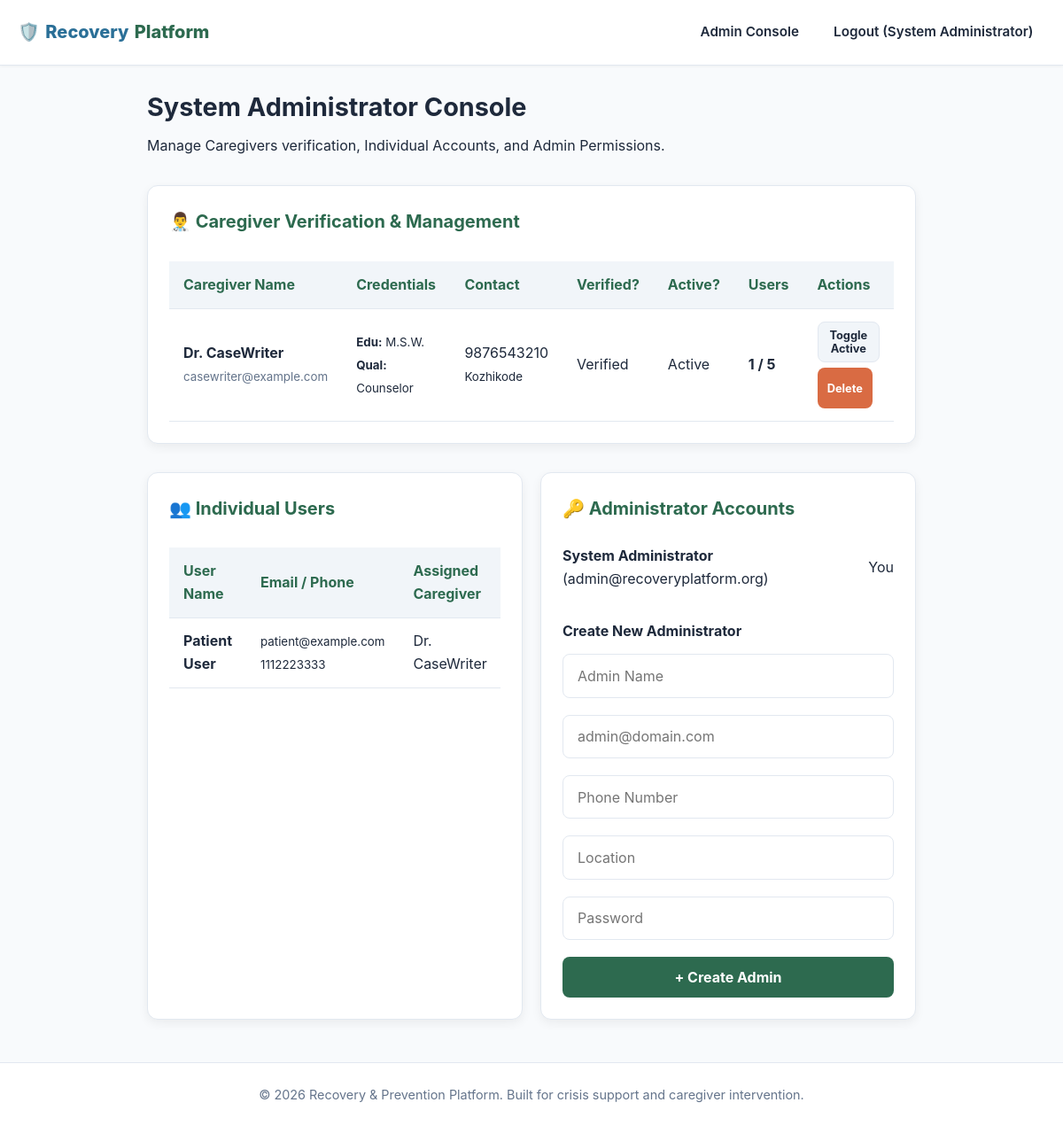
The app's page /dashboard/admin (signed in) with its own data.
### tables this page shows
CREATE TABLE users (
    id TEXT PRIMARY KEY,
    role TEXT CHECK(role IN ('individual', 'caregiver', 'admin')) NOT NULL,
    name TEXT NOT NULL,
    email TEXT UNIQUE NOT NULL,
    phone TEXT NOT NULL,
    location TEXT NOT NULL,
    password_hash TEXT NOT NULL,
    created_at DATETIME DEFAULT CURRENT_TIMESTAMP
);

CREATE TABLE caregiver_profiles (
    user_id TEXT PRIMARY KEY,
    education TEXT NOT NULL,
    qualification TEXT NOT NULL,
    experience TEXT NOT NULL,
    is_verified INTEGER DEFAULT 0,
    is_active INTEGER DEFAULT 0,
    last_login DATETIME DEFAULT CURRENT_TIMESTAMP,
    FOREIGN KEY(user_id) REFERENCES users(id) ON DELETE CASCADE
);

### app.py (the view)
@app.route('/dashboard/admin')
@role_required('admin')
def dashboard_admin():
    update_caregiver_inactivity_status()
    conn = get_db()
    cursor = conn.cursor()
    cursor.execute("""
        SELECT u.id, u.name, u.email, u.phone, u.location, u.created_at,
               cp.education, cp.qualification, cp.experience, cp.is_verified, cp.is_active, cp.last_login,
               (SELECT COUNT(*) FROM assignments a WHERE a.caregiver_id = u.id) as assigned_count
        FROM users u
        JOIN caregiver_profiles cp ON u.id = cp.user_id
        WHERE u.role = 'caregiver'
        ORDER BY cp.is_verified ASC, u.created_at DESC
    """)
    caregivers = cursor.fetchall()
    caregiver_ratings = {}
    for cg in caregivers:
        caregiver_ratings[cg['id']] = get_caregiver_rating_info(cg['id'])
    cursor.execute("""
        SELECT u.id, u.name, u.email, u.phone, u.location, u.created_at,
               cg.name as caregiver_name
        FROM users u
        LEFT JOIN assignments a ON u.id = a.individual_id
        LEFT JOIN users cg ON a.caregiver_id = cg.id
        WHERE u.role = 'individual'
        ORDER BY u.created_at DESC
    """)
    individuals = cursor.fetchall()
    cursor.execute("SELECT * FROM users WHERE role = 'admin' ORDER BY created_at ASC")
    admins = cursor.fetchall()
    conn.close()
    return render_template(
        'dashboard_admin.html',
        caregivers=caregivers,
        caregiver_ratings=caregiver_ratings,
        individuals=individuals,
        admins=admins
    )

### auth.py (called while the page is built)
def role_required(*roles):
    def decorator(f):
        @wraps(f)
        def decorated_function(*args, **kwargs):
            if 'user_id' not in session:
                flash("Please log in to access this page.", "warning")
                return redirect(url_for('auth.login'))
            if session.get('user_role') not in roles:
                flash("Unauthorized access.", "danger")
                return redirect(url_for('auth.login'))
            return f(*args, **kwargs)
        return decorated_function
    return decorator

### database.py (called while the page is built)
def get_db():
    conn = sqlite3.connect(DB_PATH, timeout=10.0)
    conn.row_factory = sqlite3.Row
    conn.execute("PRAGMA foreign_keys = ON;")
    conn.execute("PRAGMA journal_mode = WAL;")
    conn.execute("PRAGMA synchronous = NORMAL;")
    return conn

def update_caregiver_inactivity_status():
    conn = get_db()
    cursor = conn.cursor()
    thirty_days_ago = (datetime.utcnow() - timedelta(days=30)).strftime("%Y-%m-%d %H:%M:%S")
    cursor.execute(
        "UPDATE caregiver_profiles SET is_active = 0 WHERE last_login < ?",
        (thirty_days_ago,)
    )
    conn.commit()
    conn.close()

def get_caregiver_rating_info(caregiver_id):
    conn = get_db()
    cursor = conn.cursor()
    cursor.execute("""
        SELECT AVG(rating) as avg_rating, COUNT(*) as review_count
        FROM reviews
        WHERE caregiver_id = ?
    """, (caregiver_id,))
    row = cursor.fetchone()
    conn.close()
    avg_score = round(row['avg_rating'], 1) if row['avg_rating'] else None
    return {
        'avg_rating': avg_score,
        'review_count': row['review_count']
    }

### templates/dashboard_admin.html (shortened to what this page needs)
{% extends "base.html" %}
{% block content %}
<div style="margin-bottom: 2rem;">
    <h1 style="font-size: 1.8rem; margin-bottom: 0.5rem;">System Administrator Console</h1>
    <p style="color: var(--text-secondary);">Manage Caregivers verification, Individual Accounts, and Admin Permissions.</p>
</div>
<div class="card" style="margin-bottom: 2rem;">
    <h2 class="card-title">👨‍⚕️ Caregiver Verification & Management</h2>
    <div class="table-responsive">
        <table>
            <thead>
                <tr>
                    <th>Caregiver Name</th>
                    <th>Credentials</th>
                    <th>Contact</th>
                    <th>Verified?</th>
                    <th>Active?</th>
                    <th>Users</th>
                    <th>Actions</th>
                </tr>
            </thead>
            <tbody>
                {% for cg in caregivers %}
                    <tr>
                        <td>
                            <strong>{{ cg.name }}</strong>
                            <br><small style="color: var(--text-muted);">{{ cg.email }}</small>
                        </td>
                        <td>
                            <small><strong>Edu:</strong> {{ cg.education }}</small><br>
                            <small><strong>Qual:</strong> {{ cg.qualification }}</small>
                        </td>
                        <td>{{ cg.phone }}<br><small>{{ cg.location }}</small></td>
                        <td>
                            {% if cg.is_verified == 1 %}
                                <span class="badge badge-success">Verified</span>
                            {% else %}
                                <span class="badge badge-warning">Pending</span>
                            {% endif %}
                        </td>
                        <td>
                            {% if cg.is_active == 1 %}
                                <span class="badge badge-success">Active</span>
                            {% else %}
                                <span class="badge badge-danger">Inactive</span>
                            {% endif %}
                        </td>
                        <td><strong>{{ cg.assigned_count }} / 5</strong></td>
                        <td>
                            <div style="display: flex; gap: 0.4rem; flex-wrap: wrap;">
                                <form action="{{ url_for('admin_toggle_caregiver_active', caregiver_id=cg.id) }}" method="POST">
                                    <button type="submit" class="btn btn-secondary" style="padding: 0.35rem 0.7rem; font-size: 0.8rem;">Toggle Active</button>
                                </form>
                                <form action="{{ url_for('admin_delete_caregiver', caregiver_id=cg.id) }}" method="POST" onsubmit="return confirm('Delete this caregiver?');">
                                    <button type="submit" class="btn btn-danger" style="padding: 0.35rem 0.7rem; font-size: 0.8rem;">Delete</button>
                                </form>
                            </div>
                        </td>
                    </tr>
                {% endfor %}
            </tbody>
        </table>
    </div>
</div>
<div class="grid-2">
    <div class="card">
        <h2 class="card-title">👥 Individual Users</h2>
        <div class="table-responsive">
            <table>
                <thead>
                    <tr>
                        <th>User Name</th>
                        <th>Email / Phone</th>
                        <th>Assigned Caregiver</th>
                    </tr>
                </thead>
                <tbody>
                    {% for ind in individuals %}
                        <tr>
                            <td><strong>{{ ind.name }}</strong></td>
                            <td><small>{{ ind.email }}<br>{{ ind.phone }}</small></td>
                            <td>
                                {% if ind.caregiver_name %}
                                    <span class="badge badge-success">{{ ind.caregiver_name }}</span>
                                {% else %}
                                    <span class="badge badge-warning">Unassigned</span>
                                {% endif %}
                            </td>
                        </tr>
                    {% endfor %}
                </tbody>
            </table>
        </div>
    </div>
    <div class="card">
        <h2 class="card-title">🔑 Administrator Accounts</h2>
        <ul style="list-style: none; margin-bottom: 1.5rem;">
            {% for adm in admins %}
                <li style="display: flex; justify-content: space-between; align-items: center; padding: 0.6rem 0; border-bottom: 1px solid var(--border-color);">
                    <div>
                        <strong>{{ adm.name }}</strong> ({{ adm.email }})
                    </div>
                    {% if adm.id != session['user_id'] %}
                        <form action="{{ url_for('admin_delete_admin', admin_id=adm.id) }}" method="POST" onsubmit="return confirm('Delete admin?');">
                            <button type="submit" class="btn btn-danger" style="padding: 0.3rem 0.6rem; font-size: 0.8rem;">Remove</button>
                        </form>
                    {% else %}
                        <span class="badge badge-info">You</span>
                    {% endif %}
                </li>
            {% endfor %}
        </ul>
        <h3 style="font-size: 1rem; margin-bottom: 0.8rem;">Create New Administrator</h3>
        <form action="{{ url_for('admin_add_admin') }}" method="POST">
            <div class="form-group">
                <input type="text" name="name" class="form-control" placeholder="Admin Name" required>
            </div>
            <div class="form-group">
                <input type="email" name="email" class="form-control" placeholder="admin@domain.com" required>
            </div>
            <div class="form-group">
                <input type="tel" name="phone" class="form-control" placeholder="Phone Number" required>
            </div>
            <div class="form-group">
                <input type="text" name="location" class="form-control" placeholder="Location" required>
            </div>
            <div class="form-group">
                <input type="password" name="password" class="form-control" placeholder="Password" required>
            </div>
            <button type="submit" class="btn btn-primary" style="width: 100%;">+ Create Admin</button>
        </form>
    </div>
</div>
{% endblock %}

### templates/base.html (shortened to what this page needs)
<!DOCTYPE html>
<html lang="en">
<head>
    <link rel="stylesheet" href="{{ url_for('static', filename='css/style.css') }}">
</head>
<body>
    <header>
        <nav class="navbar" aria-label="Main Navigation">
            <a href="{{ url_for('index') }}" class="navbar-brand" aria-label="Recovery Platform Home">
                🛡️ <span>Recovery</span>Platform
            </a>
            <ul class="nav-links">
                {% if session.get('user_id') %}
                    {% if session.get('user_role') == 'individual' %}
                        <li><a href="{{ url_for('dashboard_individual') }}">Dashboard</a></li>
                        <li><a href="{{ url_for('resources') }}">Educational Hub</a></li>
                        <li>
                            <a href="{{ url_for('panic_button') }}" class="panic-nav-btn" aria-label="Emergency Crisis Help">
                                🚨 CRISIS HELP
                            </a>
                        </li>
                    {% elif session.get('user_role') == 'admin' %}
                        <li><a href="{{ url_for('dashboard_admin') }}">Admin Console</a></li>
                    {% endif %}
                    <li><a href="{{ url_for('auth.logout') }}" aria-label="Logout">Logout ({{ session.get('user_name') }})</a></li>
                {% endif %}
            </ul>
        </nav>
    </header>
    <main id="main-content" class="container" tabindex="-1">
        {% block content %}{% endblock %}
    </main>
    <footer>
        <p>&copy; 2026 Recovery & Prevention Platform. Built for crisis support and caregiver intervention.</p>
    </footer>
</body>
</html>

### static/css/style.css (style rules this page uses)
:root { --bg-main: #f8fafc; --bg-card: #ffffff; --bg-card-alt: #f1f5f9; --brand-primary: #2d6a4f; --brand-primary-hover: #1b4332; --brand-soft-sage: #e8f5e9; --accent-teal: #2a6f97; --accent-teal-hover: #014f86; --cta-terracotta: #d96b43; --cta-terracotta-hover: #c05621; --text-main: #1e293b; --text-muted: #64748b; --border-subtle: #e2e8f0; --focus-ring: #2a6f97; --radius-sm: 8px; --radius-md: 12px; --radius-lg: 16px; --shadow-sm: 0 1px 3px rgba(0, 0, 0, 0.05); --shadow-md: 0 4px 12px rgba(0, 0, 0, 0.06); --shadow-lg: 0 10px 25px rgba(0, 0, 0, 0.08); }
* { box-sizing: border-box; margin: 0; padding: 0; font-family: 'Inter', system-ui, -apple-system, BlinkMacSystemFont, "Segoe UI", Roboto, sans-serif; }
body { background-color: var(--bg-main); color: var(--text-main); min-height: 100vh; display: flex; flex-direction: column; font-size: 1rem; line-height: 1.6; -webkit-font-smoothing: antialiased; }
.navbar { background: var(--bg-card); border-bottom: 1px solid var(--border-subtle); padding: 0.9rem 1.25rem; display: flex; justify-content: space-between; align-items: center; position: sticky; top: 0; z-index: 100; box-shadow: var(--shadow-sm); }
.navbar-brand { font-size: 1.25rem; font-weight: 800; color: var(--brand-primary); text-decoration: none; display: flex; align-items: center; gap: 0.4rem; }
.navbar-brand span { color: var(--accent-teal); }
.nav-links { display: flex; align-items: center; gap: 0.75rem; list-style: none; flex-wrap: wrap; }
.nav-links a { color: var(--text-main); text-decoration: none; font-weight: 600; padding: 0.5rem 0.85rem; border-radius: var(--radius-sm); font-size: 0.95rem; transition: background 0.2s, color 0.2s; min-height: 44px; display: inline-flex; align-items: center; }
.container { max-width: 900px; margin: 1.5rem auto; padding: 0 1rem; flex: 1; width: 100%; }
.card { background: var(--bg-card); border: 1px solid var(--border-subtle); border-radius: var(--radius-md); padding: 1.5rem; margin-bottom: 1.5rem; box-shadow: var(--shadow-md); }
.card-title { font-size: 1.25rem; font-weight: 700; margin-bottom: 1rem; color: var(--brand-primary); display: flex; justify-content: space-between; align-items: center; flex-wrap: wrap; gap: 0.5rem; }
.grid-2 { display: grid; grid-template-columns: repeat(auto-fit, minmax(280px, 1fr)); gap: 1.25rem; }
.btn { padding: 0.75rem 1.25rem; border-radius: var(--radius-sm); border: none; font-weight: 700; cursor: pointer; text-decoration: none; display: inline-flex; align-items: center; justify-content: center; gap: 0.5rem; font-size: 1rem; min-height: 46px; transition: background 0.2s; }
.btn-primary { background: var(--brand-primary); color: white; }
.btn-danger { background: var(--cta-terracotta); color: white; }
.btn-secondary { background: var(--bg-card-alt); color: var(--text-main); border: 1px solid var(--border-subtle); }
.form-group { margin-bottom: 1.2rem; }
.form-control { width: 100%; padding: 0.85rem 1rem; border-radius: var(--radius-sm); background: #ffffff; border: 1.5px solid var(--border-subtle); color: var(--text-main); font-size: 1rem; min-height: 46px; }
.table-responsive { width: 100%; overflow-x: auto; }
table { width: 100%; border-collapse: collapse; margin-top: 0.8rem; text-align: left; }
th, td { padding: 0.85rem 1rem; border-bottom: 1px solid var(--border-subtle); }
th { background: var(--bg-card-alt); color: var(--brand-primary); font-weight: 700; }
footer { border-top: 1px solid var(--border-subtle); padding: 1.5rem; text-align: center; color: var(--text-muted); font-size: 0.9rem; margin-top: auto; background: var(--bg-card); }

### records on screen
users: get "System Administrator", name "System Administrator", email "admin@recoveryplatform.org", shows "You"
caregiver_profiles: name "Dr. CaseWriter", email "casewriter@example.com", education "M.S.W.", qualification "Counselor", phone "9876543210", location "Kozhikode", is_verified "Verified", is_active "Active", assigned_count "1"
users: name "Patient User", email "patient@example.com", phone "1112223333", caregiver_name "Dr. CaseWriter"
